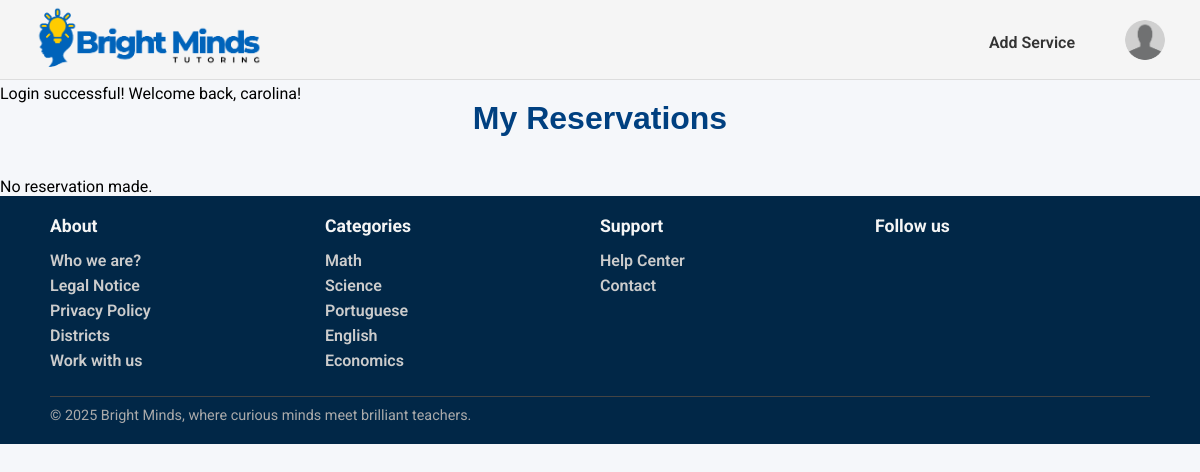
The page /pages/client_bookings.php (signed in) on the database as committed earlier.
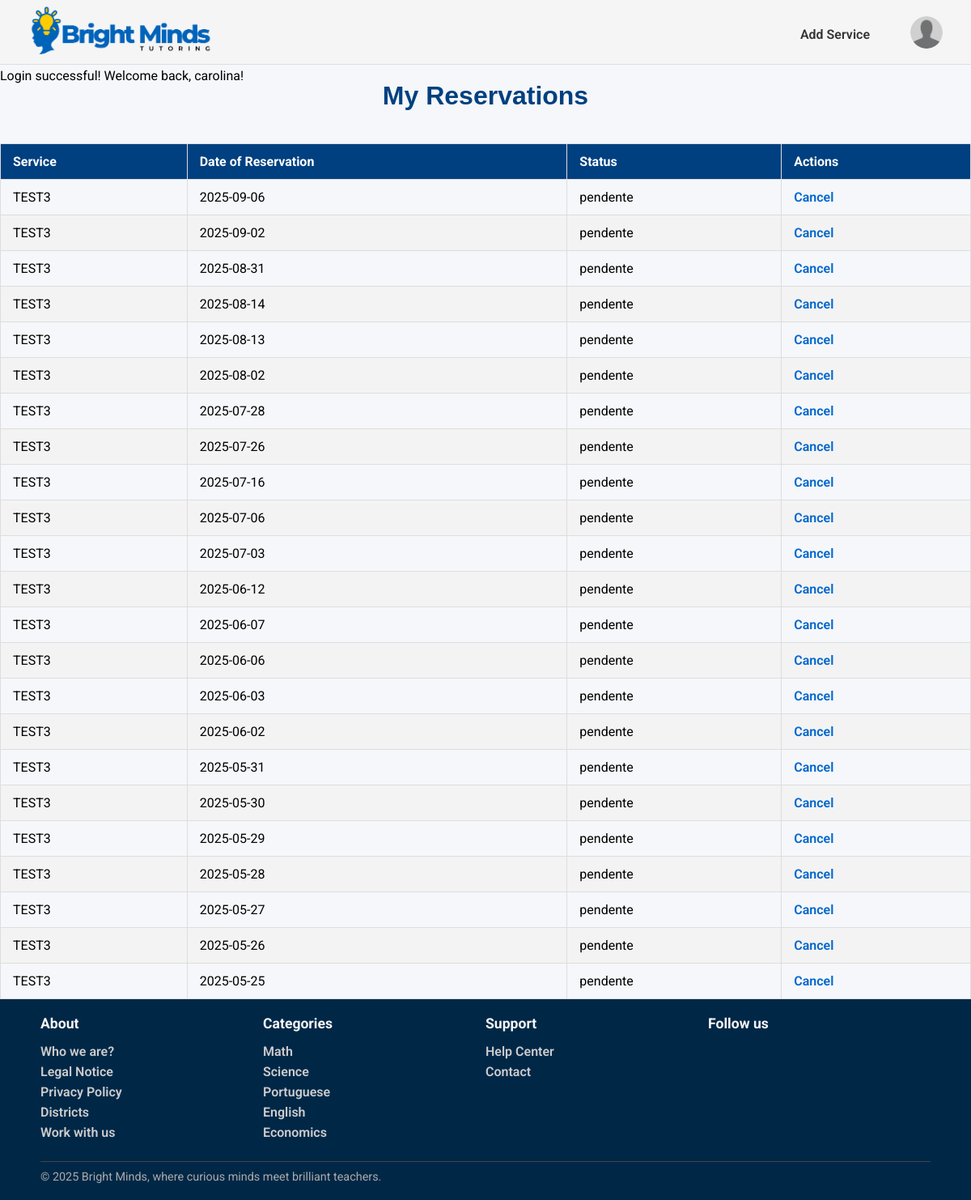
The same page on the database as committed later.
### tables this page shows
CREATE TABLE Category(
    category_name TEXT PRIMARY KEY
);

CREATE TABLE Booking (
    booking_id INTEGER PRIMARY KEY,
    cliente_id INTEGER,
    service_id INTEGER NOT NULL,
    data_agendamento DATE NOT NULL,
    status TEXT CHECK(status IN ('pendente', 'completo', 'cancelado')) DEFAULT 'pendente',
    FOREIGN KEY (cliente_id) REFERENCES Users(user_id) ON DELETE SET NULL ON UPDATE CASCADE /*Se quisermos preservar as reservas mesmo que um cliente seja apagado:*/
    FOREIGN KEY (service_id) REFERENCES Services(service_id) ON DELETE CASCADE ON UPDATE CASCADE
);

CREATE TABLE Service(
    service_id INTEGER PRIMARY KEY,
    freelancer_id INTEGER NOT NULL,
    title TEXT NOT NULL,
    category_name TEXT NOT NULL,
    description TEXT NOT NULL,
    duracao INTEGER NOT NULL,
    price REAL NOT NULL,
    service_type TEXT CHECK(service_type IN ('individual presencial', 'grupo presencial', 'individual online','grupo online', 'revisão trabalhos')) NOT NULL,
    num_sessoes INTEGER NOT NULL,
    status TEXT CHECK(status IN ('ativo', 'inativo')) DEFAULT 'ativo',
    max_students INTEGER,
    FOREIGN KEY (freelancer_id) REFERENCES Freelancers(freelancer_id) ON UPDATE CASCADE ON DELETE CASCADE,
    FOREIGN KEY (category_name) REFERENCES Category(category_name) ON UPDATE CASCADE ON DELETE RESTRICT
);

### pages/client_bookings.php (called while the page is built, shortened)
<?php
require_once(__DIR__ . '/../utils/session.php');
require_once(__DIR__ . '/../database/connection.db.php');
require_once(__DIR__ . '/../templates/common.tpl.php');
require_once(__DIR__ . '/../templates/booking.tpl.php');
require_once(__DIR__.'/../database/categories.php');
$session = new Session();
$db = getDatabaseConnection();
$categories = getAllCategories($db);
$db = getDatabaseConnection();
$client_id = $session->getId();
$sql = "
    SELECT b.booking_id, b.service_id, b.data_agendamento, b.status, s.title
    FROM Booking b
    JOIN Service s ON b.service_id = s.service_id
    WHERE b.cliente_id = ?
    ORDER BY b.data_agendamento DESC
";
$stmt = $db->prepare($sql);
$stmt->execute([$client_id]);
$bookings = $stmt->fetchAll(PDO::FETCH_ASSOC);
drawHeader($session);
drawClientBookingsTable($bookings);
drawFooter($categories);
?>

### utils/session.php (called while the page is built, shortened)
<?php
  class Session {
    private array $messages;
    public function __construct() {
      $this->messages = isset($_SESSION['messages']) ? $_SESSION['messages'] : array();
    }
    public function isLoggedIn() : bool {
      return isset($_SESSION['id']);
    }
    public function getUserType() : ?string {
      return isset($_SESSION['user_type']) ? $_SESSION['user_type'] : null;
    }
    public function getPhoto(): ?string{
      return isset($_SESSION['photo']) ? $_SESSION['photo'] : null;
    }
    public function getMessages() {
      return $this->messages;
    }
  }
?>

### database/categories.php (called while the page is built, shortened)
<?php
  function getAllCategories(PDO $db) {
    $stmt = $db->prepare('SELECT category_name
                          FROM Category');
    $stmt->execute();
    return $stmt->fetchAll();
  }
?>

### templates/booking.tpl.php (the view)
<?php
function drawClientBookingsTable(array $bookings): void {
    ?>
    <h1>My Reservations</h1>
    <?php if (empty($bookings)): ?>
        <p>No reservation made.</p>
    <?php else: ?>
        <table border="1" cellpadding="8" cellspacing="0" style="width: 100%; border-collapse: collapse;">
            <thead style="background-color: #004080; color: white;">
                <tr>
                    <th>Service</th>
                    <th>Date of Reservation</th>
                    <th>Status</th>
                    <th>Actions</th>
                </tr>
            </thead>
            <tbody>
                <?php foreach ($bookings as $booking): ?>
                    <tr>
                        <td><?= htmlspecialchars($booking['title']) ?></td>
                        <td><?= htmlspecialchars($booking['data_agendamento']) ?></td>
                        <td><?= htmlspecialchars($booking['status']) ?></td>
                        <td>
                            <?php
                            $hoje = date('Y-m-d');
                            if ($booking['status'] === 'pendente' && $booking['data_agendamento'] > $hoje):
                            ?>
                                <a href="../actions/action_cancel_booking.php?booking_id=<?= $booking['booking_id'] ?>"
                                   onclick="return confirm('Are you sure you want to cancel this reservation?');">
                                   Cancel
                                </a>
                            <?php else: ?>
                                —
                            <?php endif; ?>
                        </td>
                    </tr>
                <?php endforeach; ?>
            </tbody>
        </table>
    <?php endif;
}
?>

### templates/common.tpl.php (shortened to what this page needs)
<?php
    require_once(__DIR__. '/../utils/session.php');
?>
<?php function drawHeader(Session $session){ ?>
    <!DOCTYPE html>
    <html>
        <head>
            <link rel="stylesheet" href="../css/style.css">
            <link rel="stylesheet" href="../css/profile.css">
            <link rel="stylesheet" href="../css/services.css">
            <link rel="stylesheet" href="../css/service_detail.css">
            <link rel="stylesheet" href="../css/admin.css">
            <link rel="stylesheet" href="../css/services_manage.css">
            <link rel="stylesheet" href="../css/client_booking.css">
        </head>
        <body>
            <header>
                <nav>
                    <a href="../pages/index.php"><img id="logo" src="../docs/BrightMinds_logo.png" alt="BrightMinds Logo"></a>
                    <?php
                        if($session->isLoggedIn()) drawUserNav($session);
                        else drawVisitorNav();
                    ?>
                </nav>
                <section id="messages">
                    <?php foreach ($session->getMessages() as $messsage) { ?>
                        <article class="<?=$messsage['type']?>">
                            <?=$messsage['text']?>
                        </article>
                    <?php } ?>
                </section>
            </header>
            <main>
<?php } ?>
<?php function drawUserNav(Session $session) { ?>
    <div class="user-nav">
        <?php if($session->getUserType()==='student'){ ?>
            <a href="../pages/become_freelancer.php">Become a Tutor</a>
        <?php } else{ ?>
            <a href="../pages/add_service.php">Add Service</a>
        <?php } ?>
        <div class="profile-dropdown">
            <button type="button" class="profile-button" onclick="toggleProfileMenu()">
                <img src="<?= $session->getPhoto() ?>" alt="Profile image" class="profile-image">
            </button>
        </div>
    </div>
<?php } ?>
<?php function drawFooter(array $categories){ ?>
            </main>
            <footer>
                <div class="footer-content">
                    <section class="footer-column">
                        <h3>About</h3>
                        <ul>
                            <li><a href="">Who we are?</a></li>
                            <li><a href="">Legal Notice</a></li>
                            <li><a href="">Privacy Policy</a></li>
                            <li><a href="">Districts</a></li>
                            <li><a href="">Work with us</a></li>
                        </ul>
                    </section>
                    <section class="footer-column">
                        <h3>Categories</h3>
                        <ul>
                            <?php foreach($categories as $category){ ?>
                                <li>
                                    <a href=""><?=$category['category_name']?>
                                    </a>
                                </li>
                            <?php } ?>
                        </ul>
                    </section>
                    <section class="footer-column">
                        <h3>Support</h3>
                        <ul>
                            <li><a href="#">Help Center</a></li>
                            <li><a href="#">Contact</a></li>
                        </ul>
                    </section>
                    <section class="footer-column">
                        <h3>Follow us</h3>
                    </section>
                    <div class="footer-bottom">
                        <hr>
                        <p>© 2025 Bright Minds, where curious minds meet brilliant teachers.</p>
                    </div>
                </div>
            </footer>
        </body>
    </html>
<?php } ?>

### css/style.css (style rules this page uses)
* { font-family: "Roboto"; margin:0; padding:0; box-sizing: border-box; }
body { background-color: #f5f7fa; }
header { font-family: "Roboto"; font-style: normal; background-color: whitesmoke; border-bottom: 1px solid #ddd; height: 80px; width: 100%; position: fixed; top:0; left:0; }
nav { display: flex; align-items: center; justify-content: space-between; padding: 5px 35px; }
#logo { height:70px; width: auto; }
a { text-decoration:none; }
.visitor-nav-links li a, .user-nav a { color: #333; font-weight: 600; font-size: 16px; }
.user-nav { display: flex; align-items: center; gap: 50px; }
.user-nav > a { color: #333; font-weight: 600; font-size: 16px; }
.profile-button { background:none; border:none; cursor:pointer; padding:0; }
.profile-image { width: 40px; height: 40px; border-radius: 50%; object-fit: cover; }
.profile-dropdown { position: relative; }
footer { font-family: "Roboto", sans-serif; background-color: #012747; color: #fff; padding: 20px 50px; }
.footer-content { display:grid; grid-template-columns: repeat(4, 1fr); grid-template-rows: auto auto; row-gap: 20px; }
.footer-bottom { grid-column: 1 / -1; }
.footer-column h3 { font-size: 1.1rem; margin-bottom: 15px; color: #f5f5f5; }
.footer-column ul { list-style: none; }
.footer-column ul li { margin-bottom: 6px; }
.footer-column ul li a { text-decoration: none; color: #ccc; }
.footer-bottom { text-align: start; font-size: 0.9rem; color: #aaa; }
.footer-bottom hr { border: none; border-top: 1px solid #444; margin-bottom: 10px; }

### css/profile.css (style rules this page uses)
* { font-family: "Roboto"; margin:0; padding:0; box-sizing: border-box; }

### css/services_manage.css (style rules this page uses)
h1 { margin-top: 100px; color: #004080; }
table { border-collapse: collapse; width: 100%; font-family: Arial, sans-serif; }
thead { background-color: #004080; color: white; }
th, td { padding: 12px 15px; border: 1px solid #ddd; text-align: left; }
tbody tr:nth-child(even) { background-color: #f3f3f3; }
a { color: #0066cc; text-decoration: none; }

### css/client_booking.css (style rules this page uses)
h1 { margin-top: 100px; color: #004080; font-family: Arial, sans-serif; font-weight: bold; text-align: center; margin-bottom: 40px; }
table { border-collapse: collapse; width: 100%; font-family: Arial, sans-serif; }
thead { background-color: #004080; color: white; }
th, td { padding: 12px 15px; border: 1px solid #ddd; text-align: left; }
tbody tr:nth-child(even) { background-color: #f3f3f3; }
a { color: #0066cc; text-decoration: none; font-weight: 600; }

Rows that differ between the two databases and show on the page:
added booking: service.title "TEST3", data_agendamento "2025-09-06", status "pendente"
added booking: service.title "TEST3", data_agendamento "2025-09-02", status "pendente"
added booking: service.title "TEST3", data_agendamento "2025-08-31", status "pendente"
added booking: service.title "TEST3", data_agendamento "2025-08-14", status "pendente"
added booking: service.title "TEST3", data_agendamento "2025-08-13", status "pendente"
added booking: service.title "TEST3", data_agendamento "2025-08-02", status "pendente"
added booking: service.title "TEST3", data_agendamento "2025-07-28", status "pendente"
added booking: service.title "TEST3", data_agendamento "2025-07-26", status "pendente"
added booking: service.title "TEST3", data_agendamento "2025-07-16", status "pendente"
added booking: service.title "TEST3", data_agendamento "2025-07-06", status "pendente"
added booking: service.title "TEST3", data_agendamento "2025-07-03", status "pendente"
added booking: service.title "TEST3", data_agendamento "2025-06-12", status "pendente"
added booking: service.title "TEST3", data_agendamento "2025-06-07", status "pendente"
added booking: service.title "TEST3", data_agendamento "2025-06-06", status "pendente"
added booking: service.title "TEST3", data_agendamento "2025-06-03", status "pendente"
added booking: service.title "TEST3", data_agendamento "2025-06-02", status "pendente"
added booking: service.title "TEST3", data_agendamento "2025-05-31", status "pendente"
added booking: service.title "TEST3", data_agendamento "2025-05-30", status "pendente"
added booking: service.title "TEST3", data_agendamento "2025-05-29", status "pendente"
added booking: service.title "TEST3", data_agendamento "2025-05-28", status "pendente"
added booking: service.title "TEST3", data_agendamento "2025-05-27", status "pendente"
added booking: service.title "TEST3", data_agendamento "2025-05-26", status "pendente"
added booking: service.title "TEST3", data_agendamento "2025-05-25", status "pendente"
Other text that changed with them:
text no longer shown: "No reservation made."
text now shown: "Service Date of Reservation Status Actions"
